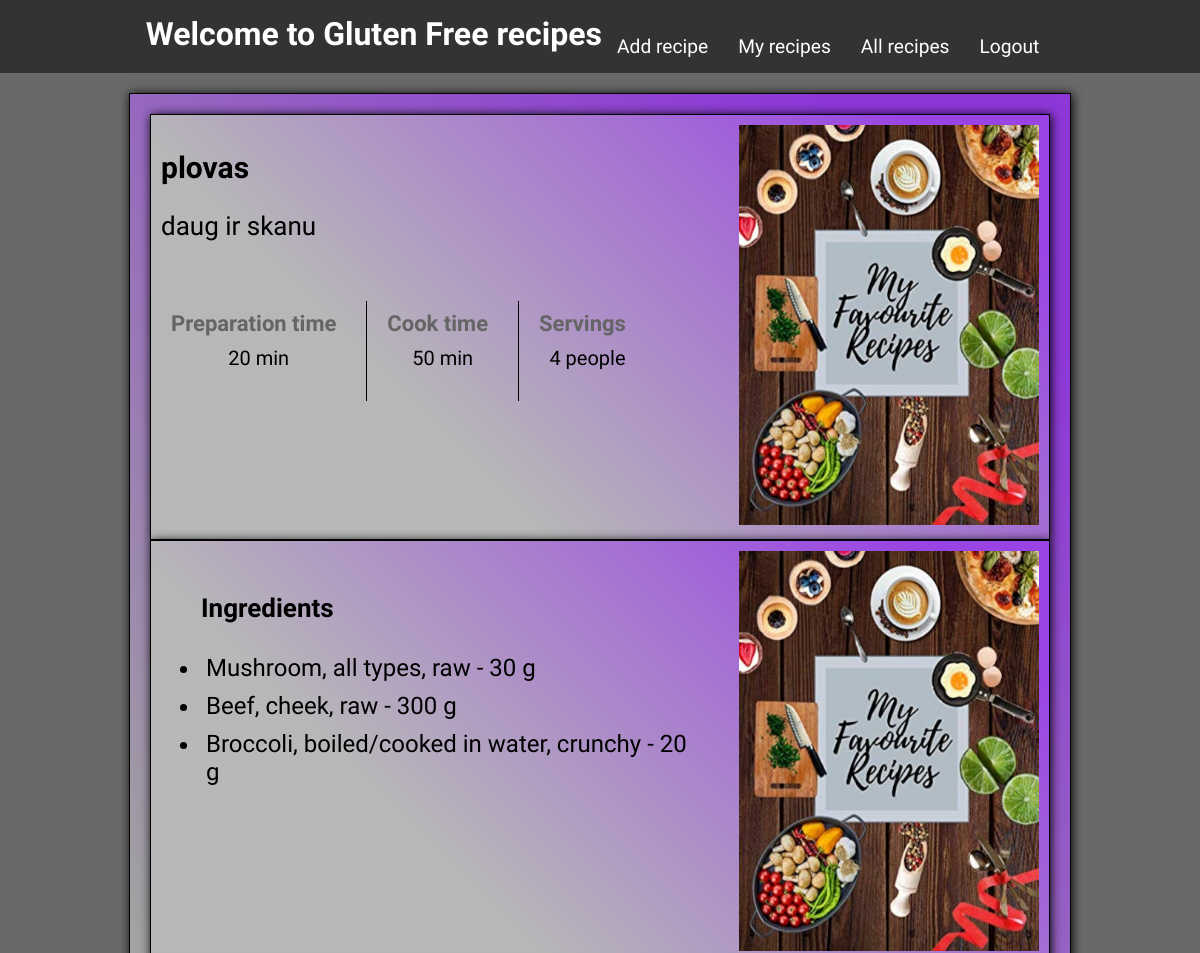
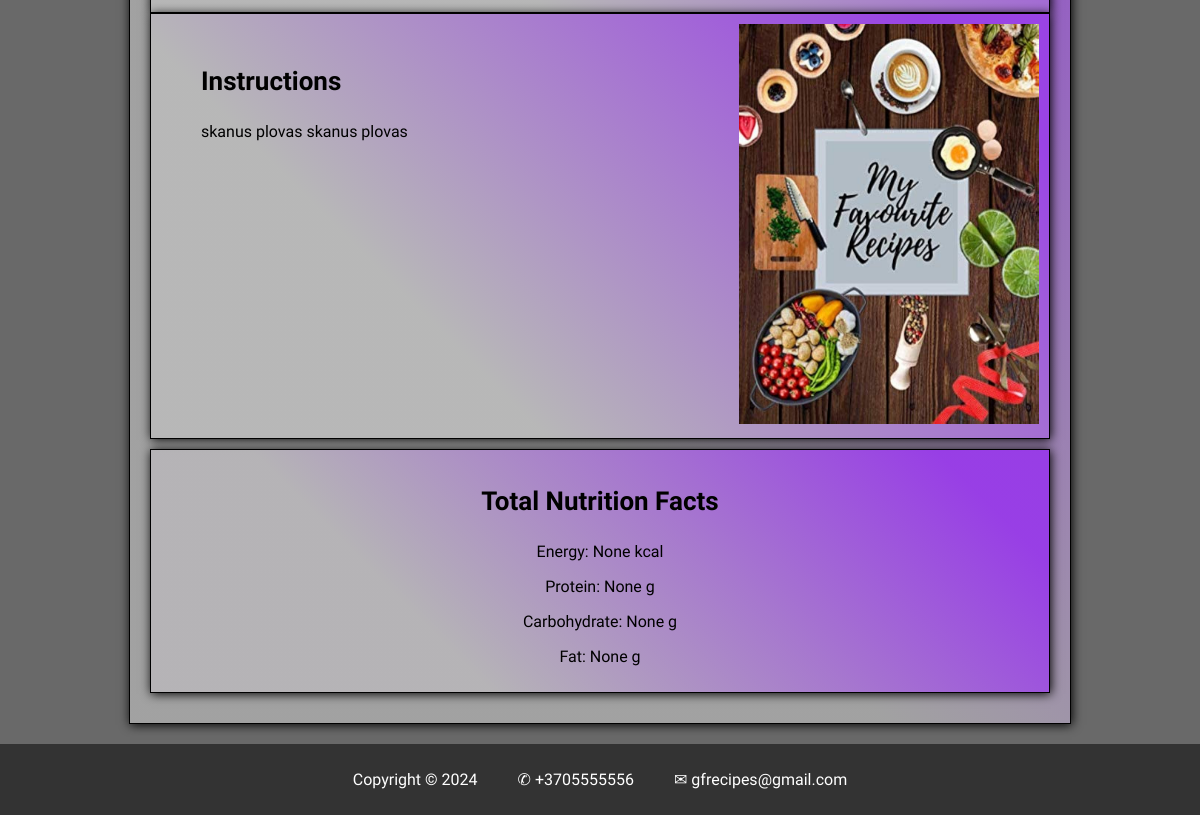
The app's page /recipes/4 (signed in) with its own data (2 pictures, top to bottom).
### app.py (models this page shows)
class Recipe(db.Model):
    __tablename__ = 'recipes'
    id = db.Column(db.Integer, primary_key=True)
    name = db.Column(db.String(100), nullable=False)
    description = db.Column(db.Text(500), nullable=False)
    prep_time = db.Column(db.Integer, nullable=False)
    servings = db.Column(db.Integer, nullable=False)
    cook_time = db.Column(db.Integer, nullable=False)
    instructions = db.Column(db.Text(1000), nullable=False)
    user_id = db.Column(db.Integer, db.ForeignKey('user.id'))
    user = db.relationship('User',backref='recipes', lazy=True)
    calories = db.Column(db.Float, default=0)
    protein = db.Column(db.Float, default=0)
    carbohydrates = db.Column(db.Float, default=0)
    fat = db.Column(db.Float, default=0)

class RecipeIngredients(db.Model):
    __tablename__ = 'ingredients'
    id = db.Column(db.Integer, primary_key=True)
    ingredients = db.Column(db.String, nullable=False)
    quantities = db.Column(db.Integer, nullable=False)
    recipe_id = db.Column(db.Integer, db.ForeignKey('recipes.id'))
    recipe = db.relationship('Recipe', backref='ingredients', lazy=True)

### app.py (the view)
@app.route('/recipes/<int:recipe_id>', methods=['GET'])
@login_required
def view_recipe(recipe_id):
    recipe = Recipe.query.get_or_404(recipe_id)
    ingredients = RecipeIngredients.query.filter_by(recipe_id=recipe_id).all()
    total_nutrition = {
        'Calories': recipe.calories,
        'Protein': recipe.protein,
        'Carbohydrate': recipe.carbohydrates,
        'Fat': recipe.fat
    }
    return render_template('view_recipe.html', recipe=recipe, ingredients=ingredients, total_nutrition=total_nutrition)

### app.py (called while the page is built)
@login_manager.user_loader
def load_user(user_id):
    return User.query.get(int(user_id))

### templates/view_recipe.html (shortened to what this page needs)
{% extends "base.html" %}
{% block content %}
<div class="view-recipe">
    <section id="top-recipe">
        <div>
            <div>
                <h2>{{ recipe.name }}</h2>
                <p>{{ recipe.description }}</p>
            </div>
            <div id="prep-content">
                <div>
                    <h3>Preparation time</h3>
                    <p>{{ recipe.prep_time }} min</p>
                </div>
                <div class="vertical"></div>
                <div>
                    <h3>Cook time</h3>
                    <p>{{ recipe.cook_time }} min</p>
                </div>
                <div class="vertical"></div>
                <div>
                    <h3>Servings</h3>
                    <p>{{ recipe.servings }} people</p>
                </div>
            </div>
        </div>
        <section class="recipes_img">
            <img src="{{ url_for('static', filename='images/unfinished-page/51U8XKZXNfL._AC_UF894,1000_QL80_.jpg') }}" alt="">
        </section>
    </section>
    <section id="recipe">
        <ul>
            <h3>Ingredients</h3>
            {% for ingredient in ingredients %}
                <li>{{ ingredient.ingredients }} - {{ ingredient.quantities }} <span>g</span></li>
            {% endfor %}
        </ul>
        <div class="recipes_img">
            <img src="{{ url_for('static', filename='images/unfinished-page/51U8XKZXNfL._AC_UF894,1000_QL80_.jpg') }}" alt="">
        </div>
    </section>
    <section id="preparation">
        <ol>
            <h3>Instructions</h3>
            {{ recipe.instructions }}
            {{ recipe.instructions }}
        </ol>
        <div class="recipes_img">
            <img src="{{ url_for('static', filename='images/unfinished-page/51U8XKZXNfL._AC_UF894,1000_QL80_.jpg') }}" alt="">
        </div>
    </section>
    <div id="nutrifacts">
        <h3>Total Nutrition Facts</h3>
        <p>Energy: {{ total_nutrition['Calories'] }} kcal</p>
        <p>Protein: {{ total_nutrition['Protein'] }} g</p>
        <p>Carbohydrate: {{ total_nutrition['Carbohydrate'] }} g</p>
        <p>Fat: {{ total_nutrition['Fat'] }} g</p>
    </div>
</div>
{% endblock %}

### templates/base.html (shortened to what this page needs)
<!DOCTYPE html>
<html lang="en">
<head>
    <link rel="stylesheet" href="{{url_for('static', filename='style.css')}}">
    <link rel="stylesheet" href="{{url_for('static', filename='style-recipes.css')}}">
    <link rel="stylesheet" href="{{url_for('static', filename='menu.css')}}">
    <link rel="stylesheet" href="{{url_for('static', filename='login.css')}}">
    <link rel="stylesheet" href="{{url_for('static', filename='edit_recipe.css')}}">
    <link rel="stylesheet" href="{{url_for('static', filename='my_recipe.css')}}">
</head>
<body>
    <header>
        <h1><a href="{{url_for('home')}}">Welcome to Gluten Free recipes</a></h1>
        <div id="menu">
            <ul>
                {% if current_user.is_authenticated %}
                    <li><a href="{{ url_for('add_recipe') }}">Add recipe</a></li>
                    <li><a href="{{ url_for('my_recipes') }}">My recipes</a></li>
                    <li><a href="{{ url_for('all_recipes') }}">All recipes</a></li>
                    <li><a href="{{ url_for('logout') }}">Logout</a></li>
                {% else %}
                    <li class="nav-item"><a class="nav-link" aria-current="page" href="{{ url_for('register') }}">Register</a></li>
                    <li class="nav-item"><a class="nav-link" aria-current="page" href="{{ url_for('login') }}">Login</a></li>
                {% endif %}
            </ul>
        </div>
    </header>
    {% block content %}{% endblock %}
    <footer>
        <p>Copyright &copy; 2024</p>
        <p>&#9990; +3705555556</p>
        <p>&#9993; gfrecipes@gmail.com</p>
    </footer>
</body>

### static/style.css (style rules this page uses)
html { scroll-behavior: smooth ; }
header h1 a { text-decoration: none; color: black; }
body { margin: 0; padding: 0; font-family: "Exo 2", sans-serif; font-optical-sizing: auto; font-weight: weight; font-style: normal; color: black; opacity: 100%; }
header { background-color: #333; color: #080808; padding: 15px 0; text-align: center; }
h3 { font-size: 26px; font-weight: bolder; color: black; }
nav, #breakfast-content, #lunch-content, #snacks-content, #deserts-content, #drinks-content, footer, #introduction { max-width: 1300px; margin: 0 auto; }
footer { max-width: initial; background-color: #333; color: #fff; display: flex; justify-content: center; }
footer p { padding: 10px 20px; }

### static/style-recipes.css (style rules this page uses)
body { margin: 0; padding: 0; font-family: "Exo 2", sans-serif; font-optical-sizing: auto; font-weight: weight; font-style: normal; background-color: #696969; }
header { max-width: initial; display: flex; justify-content: center; background-color: #333; top: 0; z-index: 100; }
img { width: auto; max-height: 450px; }
.recipes_img img { width: 300px; height: 400px; }
.vertical { border-left: 1px solid black; height: 100px; }
#top-recipe div { padding-right: 10px; }
#top-recipe h2 { font-size: 30px; }
#top-recipe p { font-size: 26px; }
#prep-content { display: flex; flex-wrap: wrap; text-align: center; margin-top: 60px; }
#prep-content div p { margin: 10px; font-size: 20px; }
#prep-content div h3 { padding: 0 10px 0 0; margin: 10px; font-size: 22px; color: rgb(101, 101, 101); }
#recipe, #preparation, #top-recipe, #nutrifacts { max-width: 900px; margin: 0 auto; padding: 10px; background-color: rgb(170, 170, 170); border-style: solid; border-width: 1px; box-shadow: 1px 1px 10px #000000; background-image: linear-gradient(45deg,rgba(188, 188, 188, 0.753) 30%,#9733eedc 90%); }
#recipe ul, #preparation ol { padding-right: 30px; }
#top-recipe, #recipe, #preparation { display: flex; justify-content: space-between; }
#recipe ul li, #preparation ol li { font-size: 24px; padding: 5px; }
#recipe h3, #preparation h3 { font-size: 26px; }
footer { max-width: initial; background-color: #333; display: flex; justify-content: center; }
footer p { padding: 10px 20px; }
#nutrifacts { background-color: rgba(161, 124, 179, 0.23); border-style: solid; border-width: 1px; box-shadow: 1px 1px 10px #000000; background-image: linear-gradient(45deg,rgba(188, 188, 188, 0.753) 30%,#9733eedc 90%); padding: 10px; margin: 10px auto; max-width: 900px; text-align: center; }
form.margin-and-background, #recipe-main-section, .view-recipe { background-color: rgba(0, 0, 0, 0.23); border-style: solid; border-width: 1px; box-shadow: 1px 1px 10px #000000; background-image: linear-gradient(45deg,rgba(188, 188, 188, 0.753) 30%,#9733eedc 90%); padding: 20px; margin: 20px auto; max-width: 900px; }

### static/menu.css (style rules this page uses)
header h1 { margin: 0; font-size: 2em; }
header h1 a { color: #fff; text-decoration: none; }
#menu ul { list-style-type: none; padding: 0; margin: 20px 0 0 0; display: flex; justify-content: center; }
#menu ul li { margin: 0 15px; }
#menu ul li a { color: #fff; text-decoration: none; font-size: 1.2em; transition: color 0.3s ease; }

### records on screen
Recipe: name "plovas", description "daug ir skanu", prep_time "20", cook_time "50", servings "4", instructions "skanus plovas"
RecipeIngredients: ingredients "Mushroom, all types, raw", quantities "30"
RecipeIngredients: ingredients "Beef, cheek, raw", quantities "300"
RecipeIngredients: ingredients "Broccoli, boiled/cooked in water, crunchy", quantities "20"

### other values on screen
{{ total_nutrition['Calories'] }} "None"
{{ total_nutrition['Protein'] }} "None"
{{ total_nutrition['Carbohydrate'] }} "None"
{{ total_nutrition['Fat'] }} "None"
